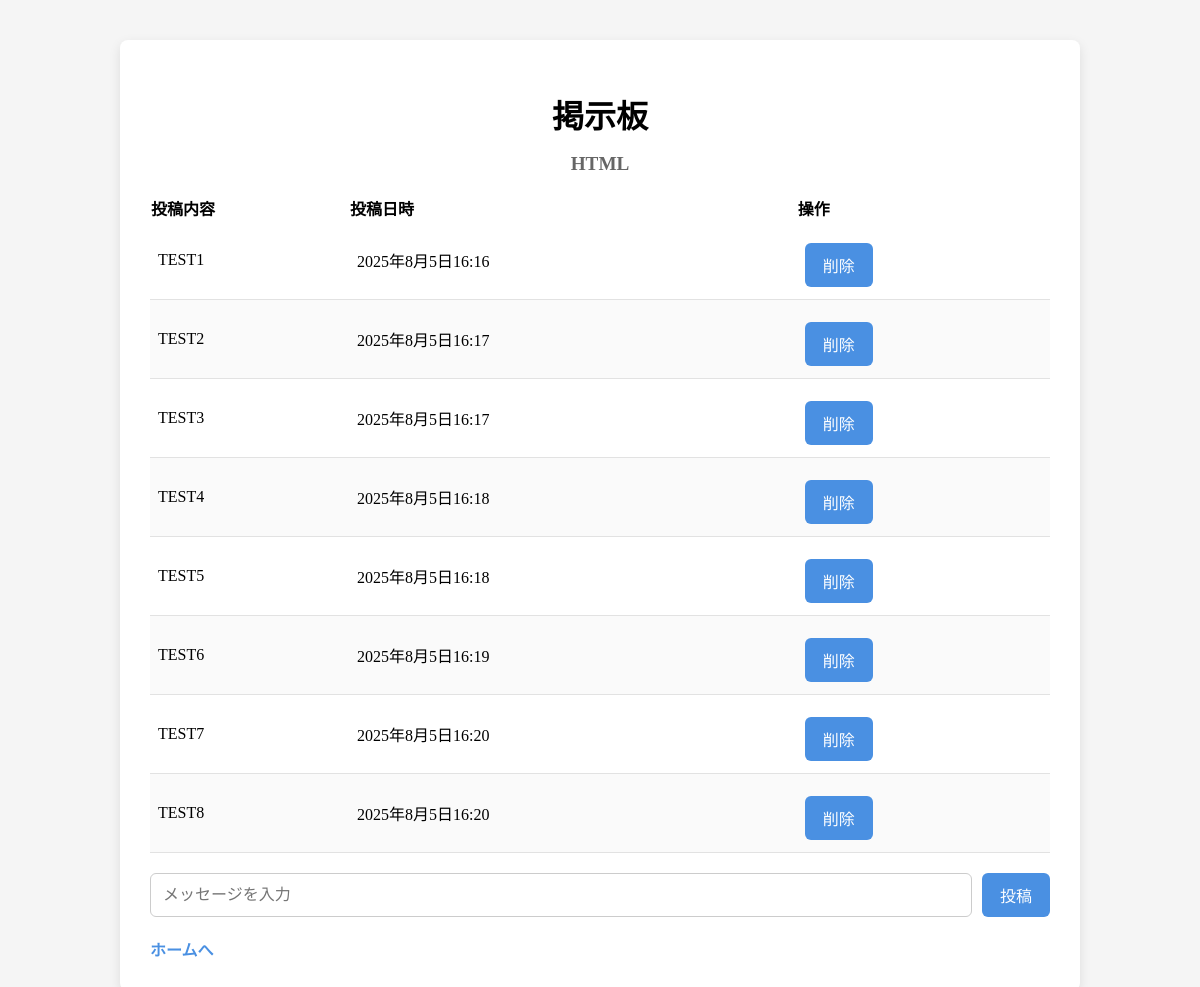
/HTML/, run on the app's committed database.
### main/models.py (models this page shows, shortened)
class Topic(models.Model):
    name = models.CharField("トピック名", max_length=20)

class Message(models.Model):
    topic = models.ForeignKey(Topic, on_delete=models.CASCADE)
    content = models.CharField("内容", max_length=200)
    created_at = models.DateTimeField("投稿日時", auto_now_add=True)

### main/views.py (the view)
# urls.py: path('<topic_name>/', views.forum, name='forum'),
def forum(request, topic_name):
    topic = Topic.objects.get(name=topic_name)
    messages = Message.objects.filter(topic=topic).order_by("created_at")
    if request.method == "POST":
        message = request.POST["message"]
        Message.objects.create(
            topic=topic,
            content=message,
        )
    context = {
        "messages": messages,
        "topic": topic
    }
    return render(request, "main/forum.html", context)

### main/templates/main/forum.html (shortened to what this page needs)
{% load static %}
<!DOCTYPE html>
<html lang="ja">
<head>
    <link rel="stylesheet" href="{% static 'main/css/forum.css' %}">
</head>
<body>
    <div class="container">
        <h1 class="title">掲示板</h1>
        <h2 class="subtitle">{{ topic.name }}</h2>
        <table class="message-list">
            <tr class="message-header">
                <th>投稿内容</th>
                <th>投稿日時</th>
                <th>操作</th>
            </tr>
            {% for message in messages %}
            <tr class="message-data">
                <td class="message-cell">{{ message.content }}</td>
                <td class="message-cell">{{ message.created_at }}</td>
                <td class="message-cell">
                    <form class="message-form" action="{% url 'delete_message' topic.name message.pk %}" method="POST">
                        <input type="submit" class="btn-submit" value="削除">
                    </form>
                </td>
            </tr>
            {% endfor %}
        </table>
        <form class="message-form" action="{% url 'forum' topic.name %}" method="POST">
            <input type="text" name="message" class="message-input" placeholder="メッセージを入力">
            <input type="submit" class="btn-submit" value="投稿">
        </form>
        <a class="home-link" href="{% url 'index' %}">ホームへ</a>
    </div>
</body>
</html>

### main/static/main/css/forum.css (style rules this page uses)
body { background-color: #f5f5f5; }
.container { max-width: 900px; margin: 40px auto; background-color: #fff; padding: 30px; border-radius: 8px; box-shadow: 0 4px 12px rgba(0,0,0,0.1); }
.title { font-size: 2rem; margin-bottom: 5px; text-align: center; }
.subtitle { font-size: 1.2rem; margin-bottom: 20px; text-align: center; color: #666; }
.message-list { width: 100%; border-collapse: collapse; margin-bottom: 20px; text-align: left; }
.message-data { border-bottom: 1px solid #e2e2e2; }
.message-data:nth-child(odd) { background-color: #fafafa; }
.message-cell { padding: 12px 8px; vertical-align: middle; }
.message-form { display: flex; gap: 10px; margin-top: 10px; }
.message-input { flex: 1; padding: 10px 12px; border: 1px solid #ccc; border-radius: 6px; font-size: 1rem; }
.btn-submit { padding: 10px 18px; background-color: #4a90e2; border: none; border-radius: 6px; color: #fff; font-size: 1rem; cursor: pointer; }
.home-link { display: inline-block; margin-top: 20px; text-decoration: none; color: #4a90e2; font-weight: bold; }

### data on the page
Topic: name "HTML"
Message: content "TEST1", created_at "2025年8月5日16:16"
Message: content "TEST2", created_at "2025年8月5日16:17"
Message: content "TEST3", created_at "2025年8月5日16:17"
Message: content "TEST4", created_at "2025年8月5日16:18"
Message: content "TEST5", created_at "2025年8月5日16:18"
Message: content "TEST6", created_at "2025年8月5日16:19"
Message: content "TEST7", created_at "2025年8月5日16:20"
Message: content "TEST8", created_at "2025年8月5日16:20"
